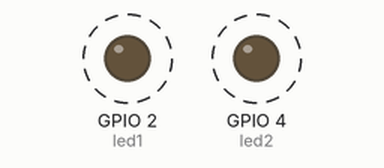
A sketch run on a simulated ESP32. Shown: output pins drawn as LEDs (lit = HIGH). Dashed ring = blinking. What the sketch prints to the serial monitor is not drawn.

Above: at 1.5 s.
Timing chart, 0 to 5.6 s (numbered marks = the images above):
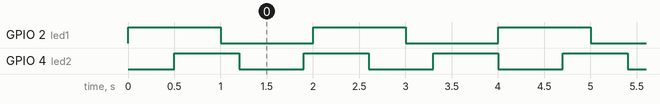

The sketch:

dual_core_led_blinking.ino
```cpp
TaskHandle_t Task1;
TaskHandle_t Task2;
uint32_t t;

// LED pins
const int led1 = 2;
const int led2 = 4;

void setup() {
  Serial.begin(115200);
  pinMode(led1, OUTPUT);
  pinMode(led2, OUTPUT);
  t=millis();

  //create a task that will be executed in the Task1code() function, with priority 1 and executed on core 0
  xTaskCreatePinnedToCore(
                    Task1code,   /* Task function. */
                    "Task1",     /* name of task. */
                    10000,       /* Stack size of task */
                    NULL,        /* parameter of the task */
                    1,           /* priority of the task */
                    &Task1,      /* Task handle to keep track of created task */
                    0);          /* pin task to core 0 */
  delay(500);

  //create a task that will be executed in the Task2code() function, with priority 1 and executed on core 1
  xTaskCreatePinnedToCore(
                    Task2code,   /* Task function. */
                    "Task2",     /* name of task. */
                    10000,       /* Stack size of task */
                    NULL,        /* parameter of the task */
                    1,           /* priority of the task */
                    &Task2,      /* Task handle to keep track of created task */
                    1);          /* pin task to core 1 */
    delay(500);
}

//Task1code: blinks an LED every 1000 ms
void Task1code( void * pvParameters ){
  Serial.print("Task1 running on core ");
  Serial.println(xPortGetCoreID());

  for(;;){
    digitalWrite(led1, HIGH);
    t= millis()-t;
    Serial.print(t);
    Serial.print("..");
    Serial.println("led1 on");
    delay(1000);
    digitalWrite(led1, LOW);
    t= millis()-t;
    Serial.print(t);
    Serial.print("..");
    Serial.println("led2 off");
    delay(1000);
  }
}

//Task2code: blinks an LED every 700 ms
void Task2code( void * pvParameters ){
  Serial.print("Task2 running on core ");
  Serial.println(xPortGetCoreID());

  for(;;){
    digitalWrite(led2, HIGH);
    t= millis()-t;
    Serial.print(t);
    Serial.print("..");
    Serial.println("led2 is high");
    delay(700);
    digitalWrite(led2, LOW);
    t= millis()-t;
    Serial.print(t);
    Serial.print("..");
    Serial.println("led2 is low");
    delay(700);
  }
}

void loop() {

}
```

Measured:
- by itself, GPIO 2 (led1): alternates HIGH for 1.0 s and LOW for 1.0 s
- by itself, GPIO 4 (led2): alternates HIGH for 0.70 s and LOW for 0.70 s
- by itself, everything shown: repeats every 14.0 s, in 34 steps
